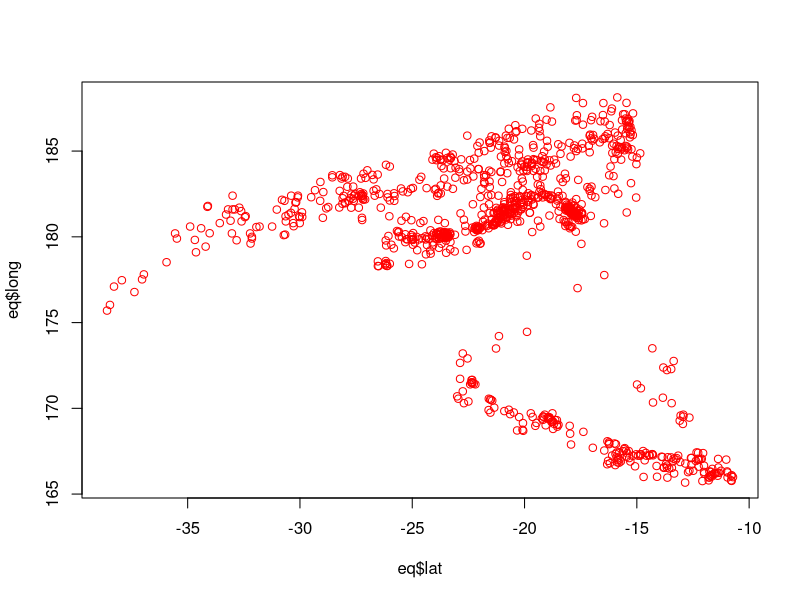
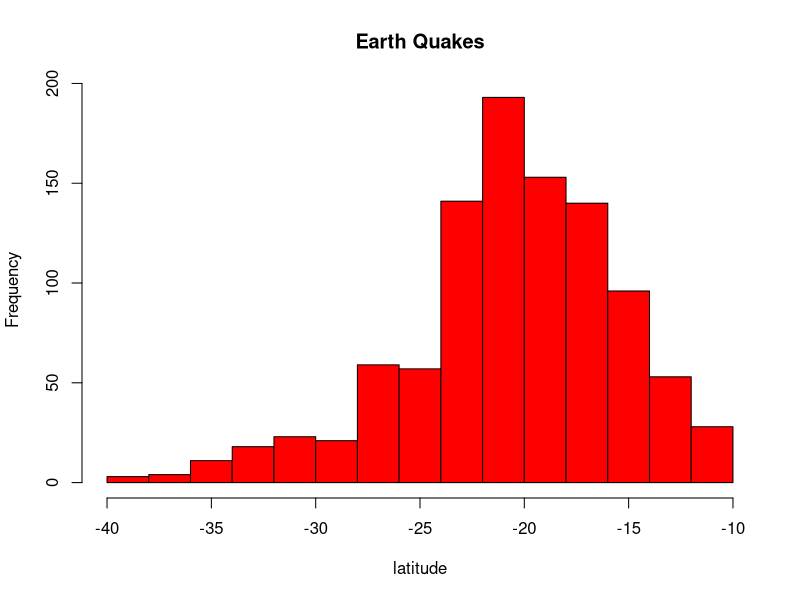
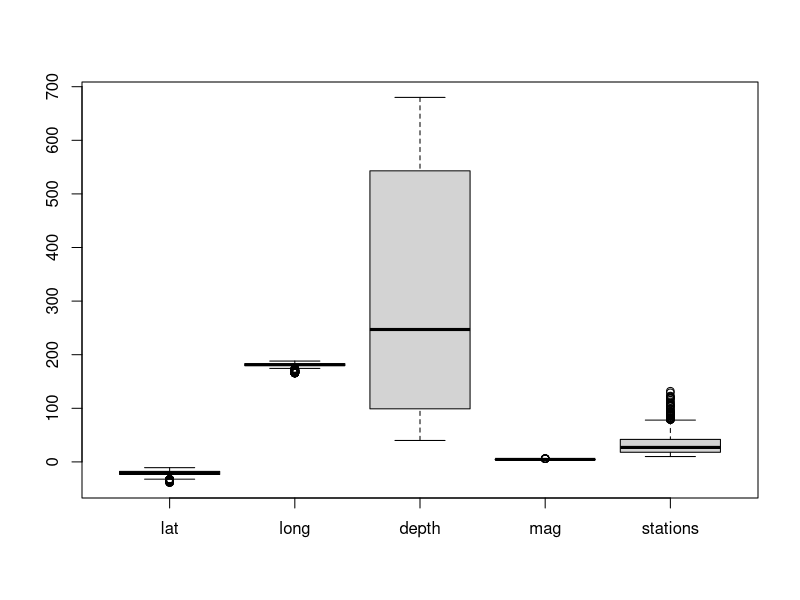
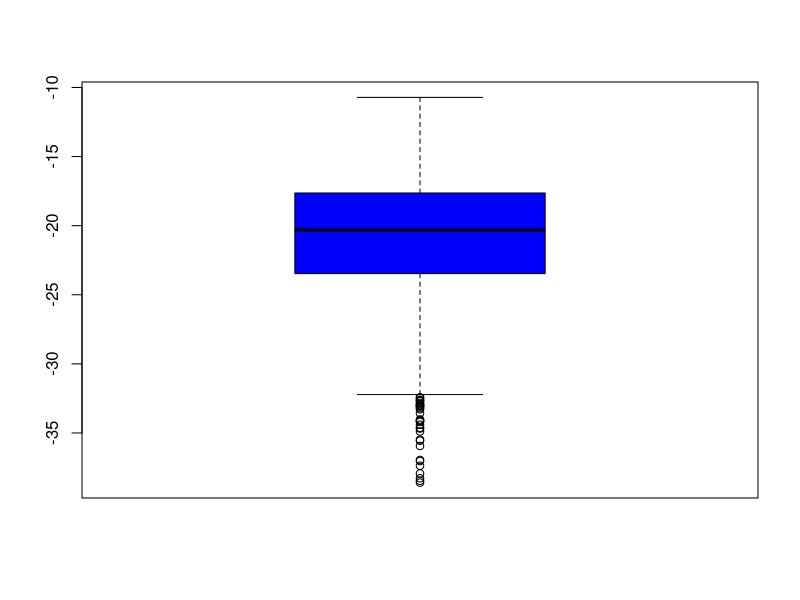
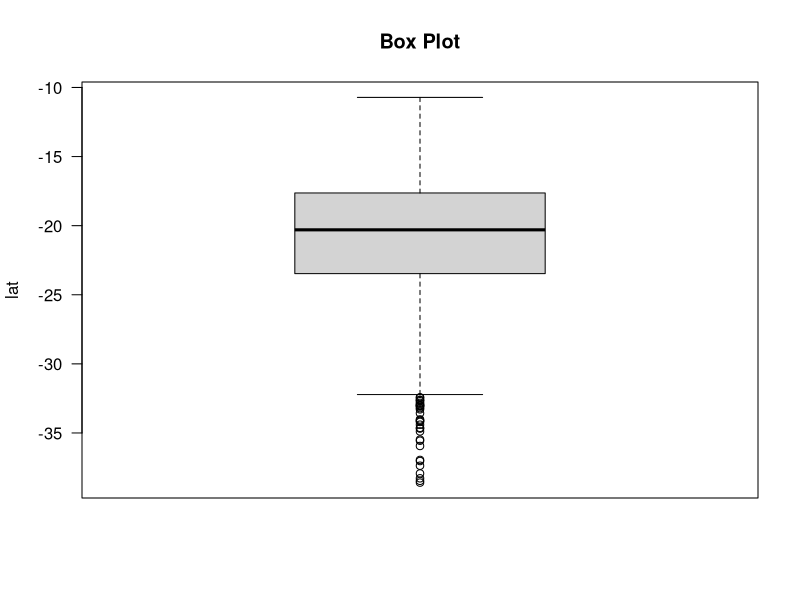
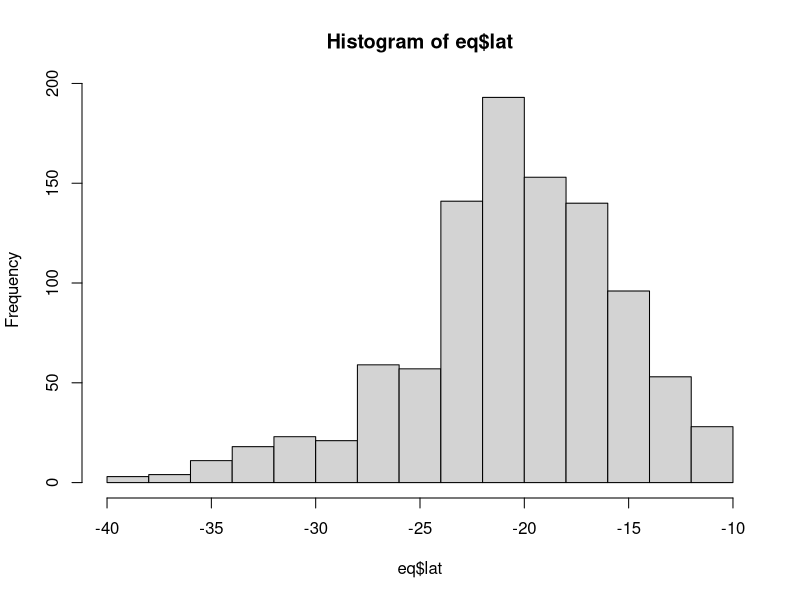
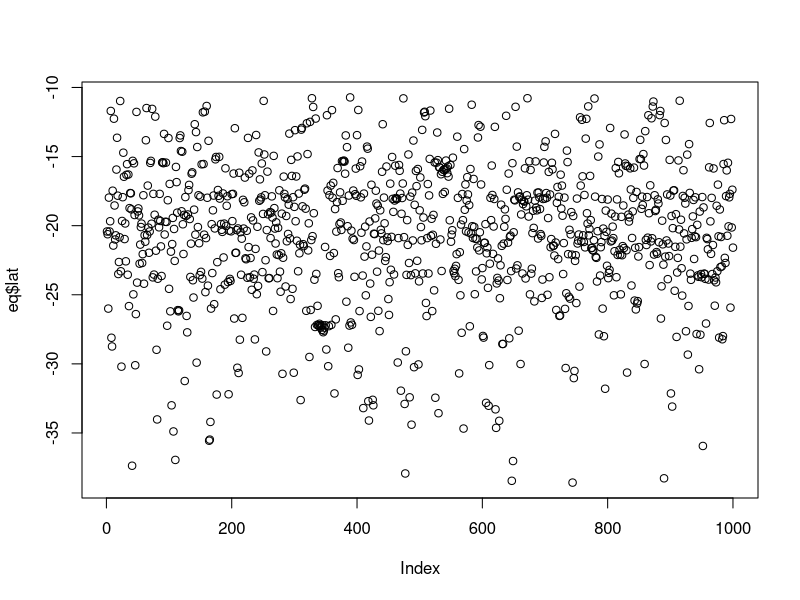

Source code (R) for these figures, in order:
#Calling and assigning quakes data to eq
eq<-datasets:: quakes

df<-eq[1,2]

sample<-eq[1,]
sample
#First 10 lines
head(eq,10)
#Last 10 lines 
tail(eq,10)
#Mean and Median for eq 
summary(eq)
#Mean and Median for lat
summary(eq$lat)
result<-var(eq$lat)
#Square root of Variance as SD
sqrt(result)

sd(eq$lat,na.rm = T)

#Plot 

plot(eq$lat,eq$long, type="p", col="red")

#Histogram
hist(eq$lat, main='Earth Quakes',xlab='latitude', col='red')

# Complete Boxplot
boxplot(eq)

# Lat Box plot 
boxplot(eq$lat, col="blue")

head(eq,6)

boxplot(eq$lat, main= "Box Plot", ylab="lat", las=1)

quantile(eq$lat)


mean(eq$lat)
median(eq$lat)

var(eq$lat)

sd(eq$lat)

sqrt(var(eq$lat))

hist(eq$lat)

plot(eq$lat)

